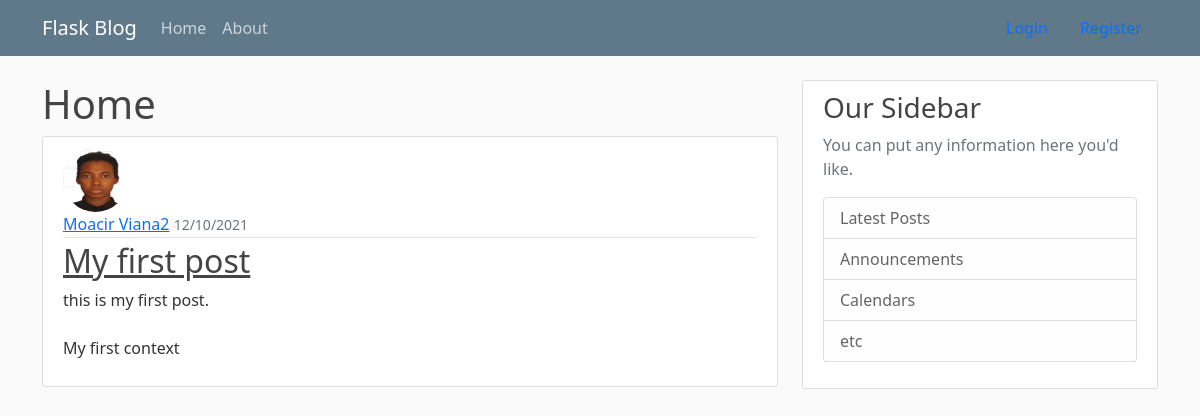
Before: / with the older database file.
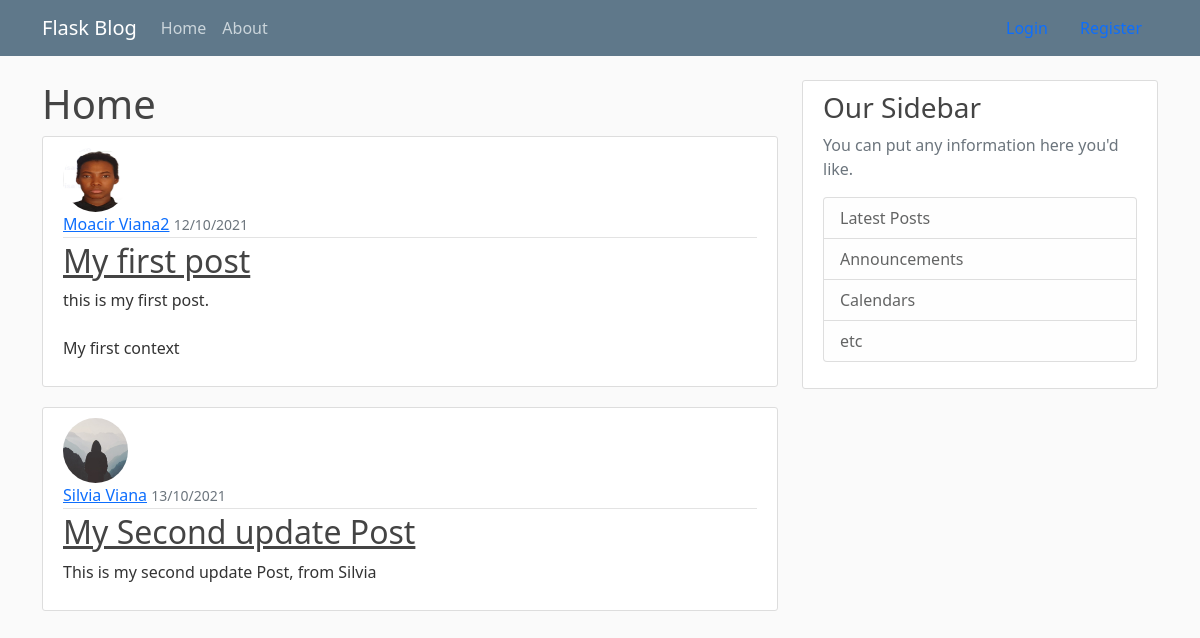
After: the same page with the newer database file.
### flaskblog/models.py (models this page shows, shortened)
class Post(db.Model):
    id = db.Column(db.Integer, primary_key=True)
    title = db.Column(db.String(100), nullable=False)
    date_posted = db.Column(db.DateTime, nullable=False, default=datetime.utcnow)
    content = db.Column(db.Text, nullable=False)
    user_id = db.Column(db.Integer, db.ForeignKey('user.id'), nullable=False)

class User(db.Model, UserMixin):
    id = db.Column(db.Integer, primary_key=True)
    username = db.Column(db.String(20), unique=True, nullable=False)
    email = db.Column(db.String(120), unique=True, nullable=False)
    image_file = db.Column(db.String(120), nullable=False, default='default.jpg')
    password = db.Column(db.String(60), nullable=False)
    posts = db.relationship('Post', backref='author', lazy=True)

### flaskblog/routes.py (the view)
@app.route("/")
def home():
    posts = Post.query.all()
    return render_template("home.html", posts=posts)

### flaskblog/templates/home.html
{% extends "layout.html" %}
{% block content %}
  <h1>Home</h1>
  {% for post in posts %}
    <article class="media content-section">
      <img class="rounded-circle article-img" src="{{ url_for('static', filename='profile_pics/' + post.author.image_file)}}" />
        <div class="media-body">
          <div class="article-metadata">
            <a class="mr-2" href="#">{{ post.author.username }}</a>
            <small class="text-muted">{{ post.date_posted.strftime('%d/%m/%Y') }}</small>
          </div>
          <h2><a class="article-title" href="{{ url_for('post', post_id=post.id) }}">{{ post.title }}</a></h2>
          <p class="article-content">{{ post.content }}</p>
        </div>
      </article>
  {% endfor %}
{% endblock content %}

### flaskblog/templates/layout.html (shortened to what this page needs)
<!DOCTYPE html>
<html>
<head>
    <link href="https://cdn.jsdelivr.net/npm/bootstrap@5.0.2/dist/css/bootstrap.min.css" rel="stylesheet">
    <link type="text/css" href="{{ url_for('static', filename='main.css') }}" rel="stylesheet" >
</head>
<body>
    <header class="site-header">
        <nav class="navbar navbar-expand-md navbar-dark bg-steel fixed-top">
          <div class="container">
            <a class="navbar-brand mr-4" href="/">Flask Blog</a>
            <div class="collapse navbar-collapse" id="navbarToggle">
              <div class="navbar-nav mr-auto">
                <a class="nav-item nav-link" href="{{ url_for('home') }}">Home</a>
                <a class="nav-item nav-link" href="{{ url_for('about') }}">About</a>
              </div>
                <nav class="d-inline-flex mt-2 mt-md-0 ms-md-auto">
                  {% if current_user.is_authenticated %}
                  <a class="nav-item nav-link" href="{{ url_for('new_post') }}">New Post</a>
                  <a class="nav-item nav-link" href="{{ url_for('logout') }}">Logout</a>
                  <a class="nav-item nav-link" href="{{ url_for('account') }}">Account</a>
                  {% else %}
                  <a class="nav-item nav-link" href="{{ url_for('login') }}">Login</a>
                  <a class="nav-item nav-link" href="{{ url_for('register') }}">Register</a>
                  {% endif %}
                </nav>
            </div>
          </div>
        </nav>
      </header>
      <main role="main" class="container">
        <div class="row">
          <div class="col-md-8">
            {% block content %}{% endblock %}
          </div>
          <div class="col-md-4">
            <div class="content-section">
              <h3>Our Sidebar</h3>
              <p class='text-muted'>You can put any information here you'd like.
                <ul class="list-group">
                  <li class="list-group-item list-group-item-light">Latest Posts</li>
                  <li class="list-group-item list-group-item-light">Announcements</li>
                  <li class="list-group-item list-group-item-light">Calendars</li>
                  <li class="list-group-item list-group-item-light">etc</li>
                </ul>
              </p>
            </div>
          </div>
        </div>
      </main>
</body>
</html>

### flaskblog/static/main.css (style rules this page uses)
body { background: #fafafa; color: #333333; margin-top: 5rem; }
h1, h2, h3, h4, h5, h6 { color: #444444; }
ul { margin: 0; }
.bg-steel { background-color: #5f788a; }
.site-header .navbar-nav .nav-link { color: #cbd5db; }
.content-section { background: #ffffff; padding: 10px 20px; border: 1px solid #dddddd; border-radius: 3px; margin-bottom: 20px; }
.article-title { color: #444444; }
.article-content { white-space: pre-line; }
.article-img { height: 65px; width: 65px; margin-right: 16px; }
.article-metadata { padding-bottom: 1px; margin-bottom: 4px; border-bottom: 1px solid #e3e3e3 }

Changed rows visible on the page:
added Post: image_file (placeholder picture), author.username "Silvia Viana", date_posted "13/10/2021", title "My Second update Post", content "This is my second update Post, from Silvia"
